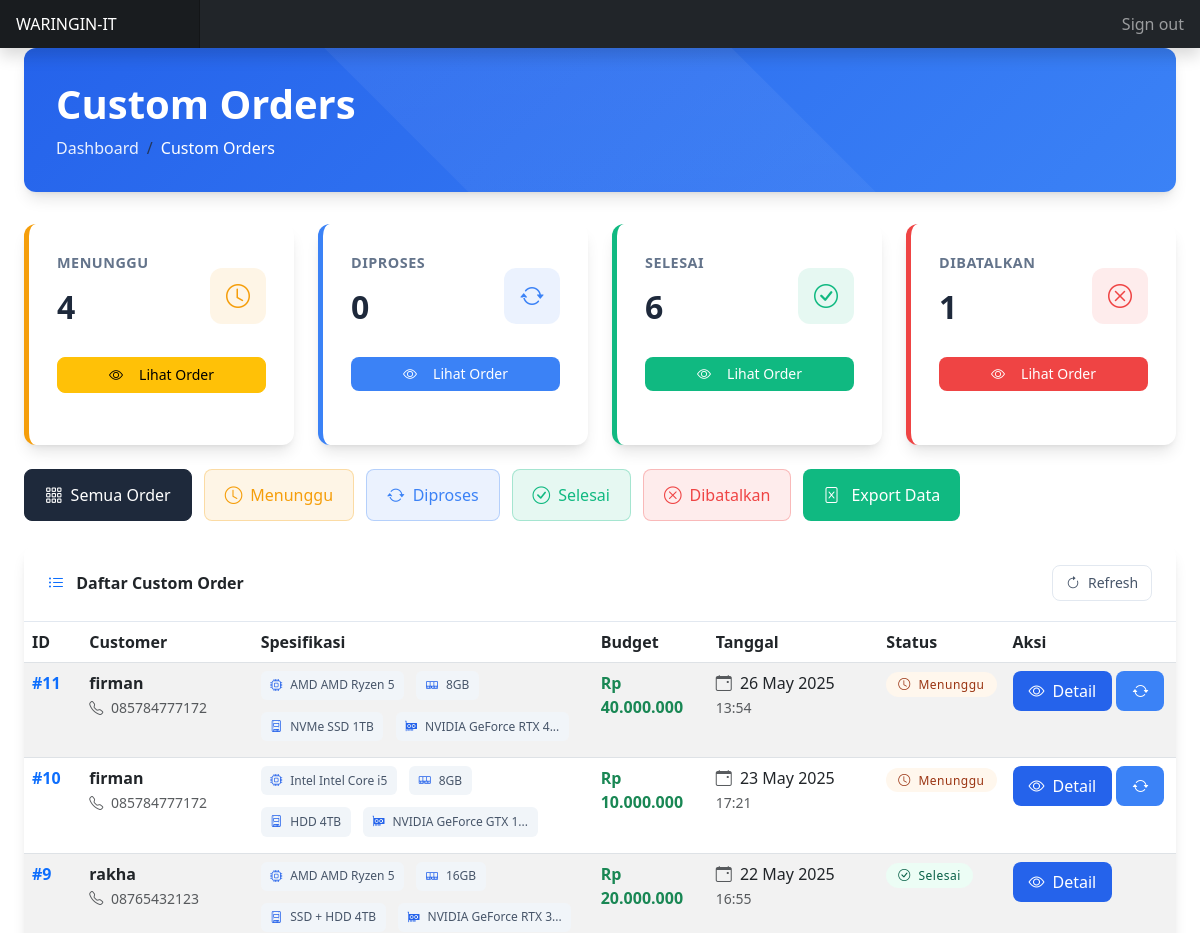
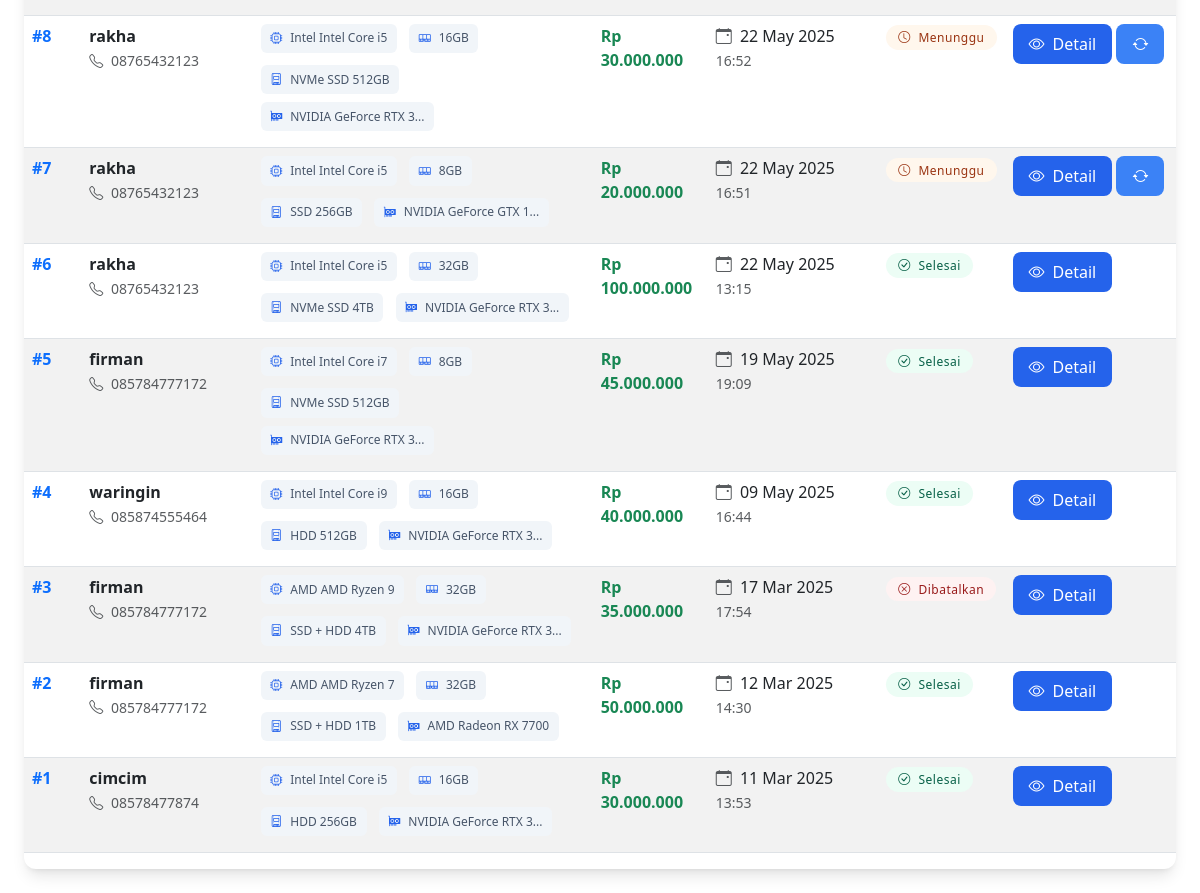
Screenshot of /admin/custom_orders/index.php (signed in) with the database file from the repository (2 pictures, top to bottom).
### tables this page shows
CREATE TABLE `tb_custom_orders` (
  `order_id` int(11) NOT NULL,
  `user_id` int(11) NOT NULL,
  `ram` varchar(50) NOT NULL,
  `storage` varchar(100) NOT NULL,
  `processor` varchar(100) NOT NULL,
  `vga` varchar(100) NOT NULL,
  `screen_size` varchar(50) NOT NULL,
  `screen_type` varchar(100) NOT NULL,
  `operating_system` varchar(100) NOT NULL,
  `additional_specs` text DEFAULT NULL,
  `budget` int(11) NOT NULL,
  `down_payment` int(12) NOT NULL,
  `status` enum('pending','processing','completed','cancelled') NOT NULL DEFAULT 'pending',
  `admin_notes` text DEFAULT NULL,
  `admin_id` int(11) DEFAULT NULL,
  `created_at` datetime NOT NULL DEFAULT current_timestamp(),
  `updated_at` datetime DEFAULT NULL ON UPDATE current_timestamp()
);

CREATE TABLE `tb_user` (
  `user_id` int(11) NOT NULL,
  `nama` varchar(255) NOT NULL,
  `nama_lengkap` varchar(255) NOT NULL,
  `password` varchar(255) NOT NULL,
  `alamat` longtext DEFAULT NULL,
  `telepon` varchar(15) DEFAULT NULL,
  `photo` varchar(255) DEFAULT NULL
);

### config/koneksi.php (called while the page is built, shortened)
<?php
$host = 'localhost';
$username = 'root';
$password = '';
$database = 'toko_db';
$conn = mysqli_connect($host, $username, $password, $database);
function query($query) {
    global $conn;
    $result = mysqli_query($conn, $query);
    $rows = [];
    if ($result) {
        while ($row = mysqli_fetch_assoc($result)) {
            $rows[] = $row;
        }
    } else {
        error_log("Query error: " . mysqli_error($conn));
    }
    return $rows;
}
?>

### admin/custom_orders/index.php (the view, shortened to what this page needs)
<?php
require_once '../../config/koneksi.php';
$status_filter = '';
if (isset($_GET['status']) && in_array($_GET['status'], ['pending', 'processing', 'completed', 'cancelled'])) {
    $status_filter = "WHERE co.status = '{$_GET['status']}'";
} else {
    $status_filter = "";
}
$query = "SELECT co.*, u.nama as user_name, u.telepon as user_phone
          FROM tb_custom_orders co
          JOIN tb_user u ON co.user_id = u.user_id
          $status_filter
          ORDER BY co.created_at DESC";
$custom_orders = query($query);
$count_pending = mysqli_fetch_assoc(mysqli_query($conn, "SELECT COUNT(*) as total FROM tb_custom_orders WHERE status = 'pending'"))['total'];
$count_processing = mysqli_fetch_assoc(mysqli_query($conn, "SELECT COUNT(*) as total FROM tb_custom_orders WHERE status = 'processing'"))['total'];
$count_completed = mysqli_fetch_assoc(mysqli_query($conn, "SELECT COUNT(*) as total FROM tb_custom_orders WHERE status = 'completed'"))['total'];
$count_cancelled = mysqli_fetch_assoc(mysqli_query($conn, "SELECT COUNT(*) as total FROM tb_custom_orders WHERE status = 'cancelled'"))['total'];
$status_labels = [
    'pending' => [
        'label' => 'Menunggu',
        'class' => 'bg-warning text-dark',
        'icon' => 'clock'
    ],
    'processing' => [
        'label' => 'Diproses',
        'class' => 'bg-info text-white',
        'icon' => 'arrow-repeat'
    ],
    'completed' => [
        'label' => 'Selesai',
        'class' => 'bg-success text-white',
        'icon' => 'check-circle'
    ],
    'cancelled' => [
        'label' => 'Dibatalkan',
        'class' => 'bg-danger text-white',
        'icon' => 'x-circle'
    ]
];
include_once '../includes/header.php';
?>
<div class="container-fluid px-4">
    <div class="page-header">
        <h1 class="mb-2 fw-bold">Custom Orders</h1>
        <nav aria-label="breadcrumb">
            <ol class="breadcrumb mb-0">
                <li class="breadcrumb-item"><a href="../index.php">Dashboard</a></li>
                <li class="breadcrumb-item active">Custom Orders</li>
            </ol>
        </nav>
    </div>
    <div class="row g-4 mb-4">
        <div class="col-xl-3 col-md-6">
            <div class="card stats-card pending h-100">
                <div class="card-body">
                    <div class="d-flex justify-content-between align-items-center">
                        <div>
                            <div class="stats-label">Menunggu</div>
                            <div class="stats-value"><?= $count_pending ?></div>
                        </div>
                        <div class="stats-icon">
                            <i class="bi bi-clock"></i>
                        </div>
                    </div>
                    <a href="index.php?status=pending" class="btn btn-sm btn-warning w-100 mt-3">
                        <i class="bi bi-eye me-2"></i>Lihat Order
                    </a>
                </div>
            </div>
        </div>
        <div class="col-xl-3 col-md-6">
            <div class="card stats-card processing h-100">
                <div class="card-body">
                    <div class="d-flex justify-content-between align-items-center">
                        <div>
                            <div class="stats-label">Diproses</div>
                            <div class="stats-value"><?= $count_processing ?></div>
                        </div>
                        <div class="stats-icon">
                            <i class="bi bi-arrow-repeat"></i>
                        </div>
                    </div>
                    <a href="index.php?status=processing" class="btn btn-sm btn-info w-100 mt-3 text-white">
                        <i class="bi bi-eye me-2"></i>Lihat Order
                    </a>
                </div>
            </div>
        </div>
        <div class="col-xl-3 col-md-6">
            <div class="card stats-card completed h-100">
                <div class="card-body">
                    <div class="d-flex justify-content-between align-items-center">
                        <div>
                            <div class="stats-label">Selesai</div>
                            <div class="stats-value"><?= $count_completed ?></div>
                        </div>
                        <div class="stats-icon">
                            <i class="bi bi-check-circle"></i>
                        </div>
                    </div>
                    <a href="index.php?status=completed" class="btn btn-sm btn-success w-100 mt-3">
                        <i class="bi bi-eye me-2"></i>Lihat Order
                    </a>
                </div>
            </div>
        </div>
        <div class="col-xl-3 col-md-6">
            <div class="card stats-card cancelled h-100">
                <div class="card-body">
                    <div class="d-flex justify-content-between align-items-center">
                        <div>
                            <div class="stats-label">Dibatalkan</div>
                            <div class="stats-value"><?= $count_cancelled ?></div>
                        </div>
                        <div class="stats-icon">
                            <i class="bi bi-x-circle"></i>
                        </div>
                    </div>
                    <a href="index.php?status=cancelled" class="btn btn-sm btn-danger w-100 mt-3">
                        <i class="bi bi-eye me-2"></i>Lihat Order
                    </a>
                </div>
            </div>
        </div>
    </div>
    <div class="mb-4 filter-container">
        <a href="index.php" class="filter-btn filter-btn-all <?= !isset($_GET['status']) ? 'active' : '' ?>">
            <i class="bi bi-grid-3x3-gap"></i> Semua Order
        </a>
        <a href="index.php?status=pending" class="filter-btn filter-btn-pending <?= (isset($_GET['status']) && $_GET['status'] == 'pending') ? 'active' : '' ?>">
            <i class="bi bi-clock"></i> Menunggu
        </a>
        <a href="index.php?status=processing" class="filter-btn filter-btn-processing <?= (isset($_GET['status']) && $_GET['status'] == 'processing') ? 'active' : '' ?>">
            <i class="bi bi-arrow-repeat"></i> Diproses
        </a>
        <a href="index.php?status=completed" class="filter-btn filter-btn-completed <?= (isset($_GET['status']) && $_GET['status'] == 'completed') ? 'active' : '' ?>">
            <i class="bi bi-check-circle"></i> Selesai
        </a>
        <a href="index.php?status=cancelled" class="filter-btn filter-btn-cancelled <?= (isset($_GET['status']) && $_GET['status'] == 'cancelled') ? 'active' : '' ?>">
            <i class="bi bi-x-circle"></i> Dibatalkan
        </a>
        <a href="export_customs_orders.php" class="btn btn-success">
    <i class="bi bi-file-excel me-1"></i> Export Data
</a>
    </div>
    <div class="card mb-4">
        <div class="card-header">
            <div class="d-flex justify-content-between align-items-center">
                <div>
                    <i class="bi bi-list-ul text-primary me-2"></i>
                    <span class="fw-bold">Daftar Custom Order</span>
                </div>
                <button class="btn btn-light btn-sm" onclick="window.location.reload()">
                    <i class="bi bi-arrow-clockwise"></i>
                    Refresh
                </button>
            </div>
        </div>
        <div class="card-body">
            <div class="table-responsive">
                <table id="dataTable" class="table table-hover">
                    <thead>
                        <tr>
                            <th width="5%">ID</th>
                            <th width="15%">Customer</th>
                            <th width="30%">Spesifikasi</th>
                            <th width="10%">Budget</th>
                            <th width="15%">Tanggal</th>
                            <th width="10%">Status</th>
                            <th width="15%">Aksi</th>
                        </tr>
                    </thead>
                    <tbody>
                        <?php if (empty($custom_orders)) : ?>
                            <tr>
                                <td colspan="7" class="text-center py-4">
                                    <i class="bi bi-inbox fs-1 d-block mb-2 text-muted"></i>
                                    <span class="text-muted">Belum ada custom order</span>
                                </td>
                            </tr>
                        <?php else : ?>
                            <?php foreach ($custom_orders as $order) : ?>
                                <tr>
                                    <td>
                                        <span class="fw-bold text-primary">#<?= $order['order_id'] ?></span>
                                    </td>
                                    <td>
                                        <div class="fw-bold"><?= htmlspecialchars($order['user_name']) ?></div>
                                        <small class="text-muted">
                                            <i class="bi bi-telephone me-1"></i>
                                            <?= htmlspecialchars($order['user_phone']) ?>
                                        </small>
                                    </td>
                                    <td>
                                        <div class="mb-1">
                                            <span class="spec-badge">
                                                <i class="bi bi-cpu me-1"></i>
                                                <?= htmlspecialchars($order['processor']) ?>
                                            </span>
                                            <span class="spec-badge">
                                                <i class="bi bi-memory me-1"></i>
                                                <?= htmlspecialchars($order['ram']) ?>
                                            </span>
                                        </div>
                                        <div>
                                            <span class="spec-badge">
                                                <i class="bi bi-device-ssd me-1"></i>
                                                <?= htmlspecialchars($order['storage']) ?>
                                            </span>
                                            <span class="spec-badge">
                                                <i class="bi bi-gpu-card me-1"></i>
                                                <?= substr(htmlspecialchars($order['vga']), 0, 20) . (strlen($order['vga']) > 20 ? '...' : '') ?>
                                            </span>
                                        </div>
                                    </td>
                                    <td>
                                        <span class="fw-bold text-success">
                                            Rp <?= number_format($order['budget'], 0, ',', '.') ?>
                                        </span>
                                    </td>
                                    <td>
                                        <div>
                                            <i class="bi bi-calendar-event text-muted me-1"></i>
                                            <?= date('d M Y', strtotime($order['created_at'])) ?>
                                        </div>
                                        <small class="text-muted">
                                            <?= date('H:i', strtotime($order['created_at'])) ?>
                                        </small>
                                    </td>
                                    <td>
                                        <span class="badge <?= $status_labels[$order['status']]['class'] ?>">
                                            <i class="bi bi-<?= $status_labels[$order['status']]['icon'] ?> me-1"></i>
                                            <?= $status_labels[$order['status']]['label'] ?>
                                        </span>
                                    </td>
                                    <td>
                                        <a href="detail.php?id=<?= $order['order_id'] ?>" class="btn btn-primary btn-action">
                                            <i class="bi bi-eye"></i> Detail
                                        </a>
                                        <?php if ($order['status'] == 'pending') : ?>
                                        <a href="detail.php?id=<?= $order['order_id'] ?>" class="btn btn-info btn-action text-white" title="Proses Order">
                                            <i class="bi bi-arrow-repeat"></i>
                                        </a>
                                        <?php endif; ?>
                                    </td>
                                </tr>
                            <?php endforeach; ?>
                        <?php endif; ?>
                    </tbody>
                </table>
            </div>
        </div>
    </div>
</div>
<?php include_once '../includes/footer.php'; ?>

### rows the page displays
tb_custom_orders: order_id "11", user.nama "firman", user.telepon "085784777172", processor "AMD AMD Ryzen 5", ram "8GB", storage "NVMe SSD 1TB", vga "NVIDIA GeForce RTX 4", budget "40.000.000", created_at "26 May 2025", created_at "13:54", status "Menunggu"
tb_custom_orders: order_id "10", user.nama "firman", user.telepon "085784777172", processor "Intel Intel Core i5", ram "8GB", storage "HDD 4TB", vga "NVIDIA GeForce GTX 1", budget "10.000.000", created_at "23 May 2025", created_at "17:21", status "Menunggu"
tb_custom_orders: order_id "9", user.nama "rakha", user.telepon "08765432123", processor "AMD AMD Ryzen 5", ram "16GB", storage "SSD + HDD 4TB", vga "NVIDIA GeForce RTX 3", budget "20.000.000", created_at "22 May 2025", created_at "16:55", status "Selesai"
tb_custom_orders: order_id "8", user.nama "rakha", user.telepon "08765432123", processor "Intel Intel Core i5", ram "16GB", storage "NVMe SSD 512GB", vga "NVIDIA GeForce RTX 3", budget "30.000.000", created_at "22 May 2025", created_at "16:52", status "Menunggu"
tb_custom_orders: order_id "7", user.nama "rakha", user.telepon "08765432123", processor "Intel Intel Core i5", ram "8GB", storage "SSD 256GB", vga "NVIDIA GeForce GTX 1", budget "20.000.000", created_at "22 May 2025", created_at "16:51", status "Menunggu"
tb_custom_orders: order_id "6", user.nama "rakha", user.telepon "08765432123", processor "Intel Intel Core i5", ram "32GB", storage "NVMe SSD 4TB", vga "NVIDIA GeForce RTX 3", budget "100.000.000", created_at "22 May 2025", created_at "13:15", status "Selesai"
tb_custom_orders: order_id "5", user.nama "firman", user.telepon "085784777172", processor "Intel Intel Core i7", ram "8GB", storage "NVMe SSD 512GB", vga "NVIDIA GeForce RTX 3", budget "45.000.000", created_at "19 May 2025", created_at "19:09", status "Selesai"
tb_custom_orders: order_id "4", user.nama "waringin", user.telepon "085874555464", processor "Intel Intel Core i9", ram "16GB", storage "HDD 512GB", vga "NVIDIA GeForce RTX 3", budget "40.000.000", created_at "09 May 2025", created_at "16:44", status "Selesai"
tb_custom_orders: order_id "3", user.nama "firman", user.telepon "085784777172", processor "AMD AMD Ryzen 9", ram "32GB", storage "SSD + HDD 4TB", vga "NVIDIA GeForce RTX 3", budget "35.000.000", created_at "17 Mar 2025", created_at "17:54", status "Dibatalkan"
tb_custom_orders: order_id "2", user.nama "firman", user.telepon "085784777172", processor "AMD AMD Ryzen 7", ram "32GB", storage "SSD + HDD 1TB", vga "AMD Radeon RX 7700", budget "50.000.000", created_at "12 Mar 2025", created_at "14:30", status "Selesai"
tb_custom_orders: order_id "1", user.nama "cimcim", user.telepon "08578477874", processor "Intel Intel Core i5", ram "16GB", storage "HDD 256GB", vga "NVIDIA GeForce RTX 3", budget "30.000.000", created_at "11 Mar 2025", created_at "13:53", status "Selesai"

### other values shown
$count_pending "4"
$count_processing "0"
$count_completed "6"
$count_cancelled "1"
